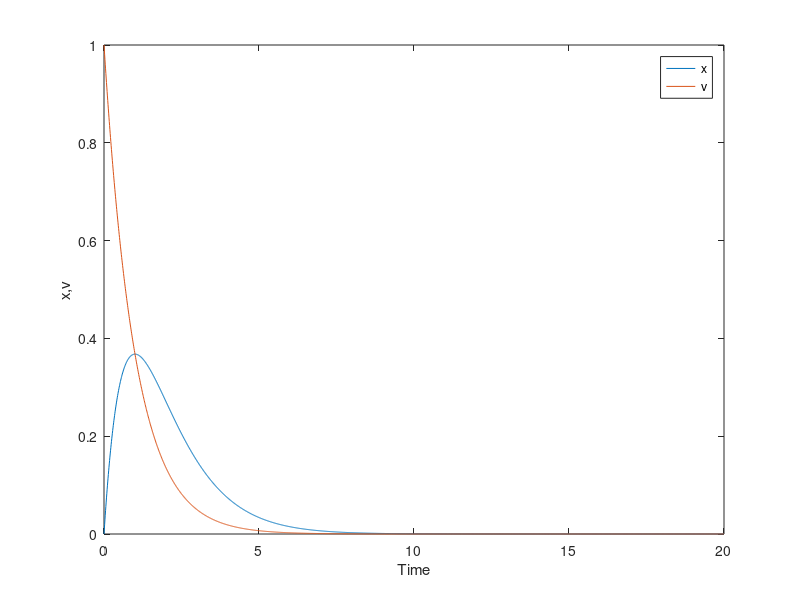

This chart was generated by the following MATLAB code:
clear all, close all, clc

t = 0:.1:1000;
A = [-.009 1; 0 -.01];
y0 = [0; 1];
[t,y] = ode45(@(t,y)A*y, t, y0);
plot(t,y)
legend('x','v')
ylabel('x, v')
xlabel('Time')

%%
t = 0:.01:20;
A = [-1 1; 0 -1];
[t,y] = ode45(@(t,y)A*y, t, y0);
plot(t,y)
xlabel('Time')
ylabel('x,v')
legend('x','v')
